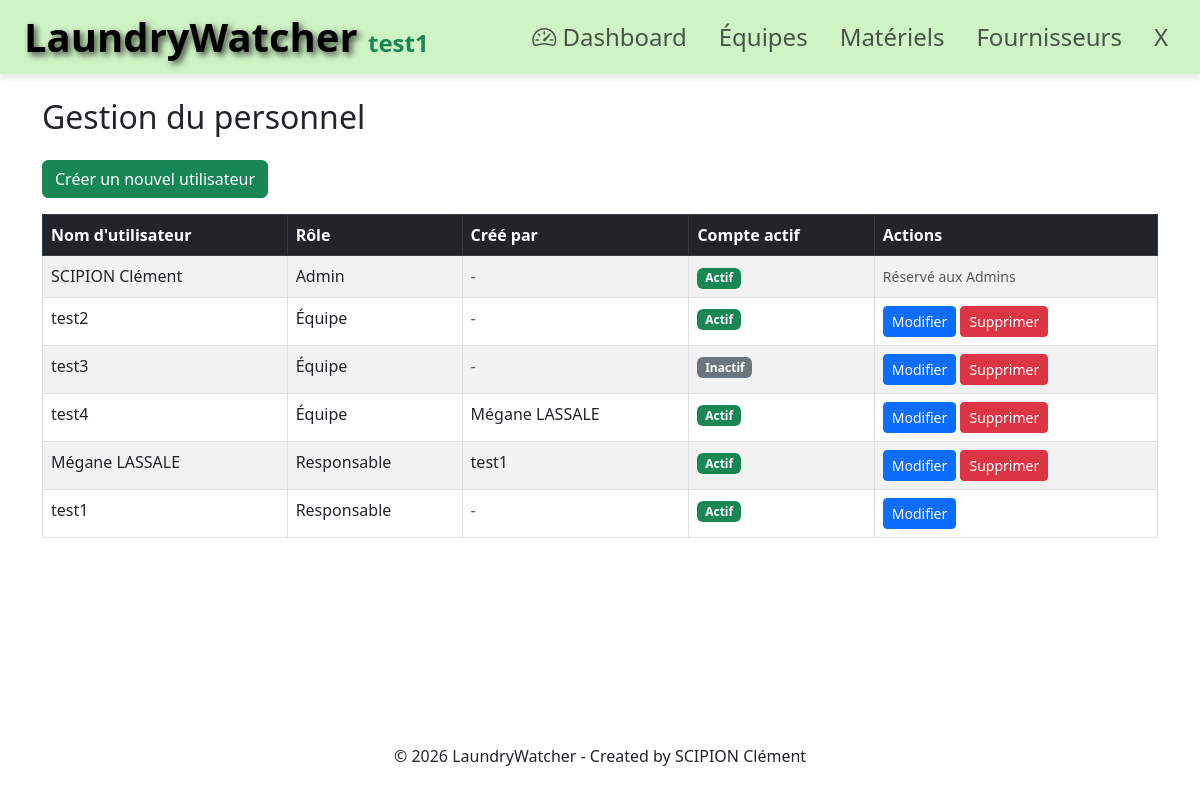
The page /staff/ (signed in) on the database its author committed.
### authentication/models.py (models this page shows, shortened)
class User(AbstractUser):
    username = models.CharField(
        max_length=150,
        unique=True,
        validators=[UsernameWithSpacesValidator()],
        error_messages={
            'unique': "Un utilisateur avec ce nom existe déjà.",
        },
    )
    ADMIN = 'ADMIN'
    DIRECTOR = 'DIRECTOR'
    CREW = 'CREW'
    ROLE_CHOICES = [
        (ADMIN, 'Admin'),
        (DIRECTOR, 'Responsable'),
        (CREW, 'Équipe'),
    ]
    role = models.CharField(max_length=15, choices=ROLE_CHOICES, default=CREW)
    still_active = models.BooleanField(default=True)
    created_by = models.ForeignKey(
        settings.AUTH_USER_MODEL,
        on_delete=models.SET_NULL,
        null=True,
        blank=True,
        related_name='created_users'
    )
    revoked_by = models.ForeignKey(
        settings.AUTH_USER_MODEL,
        on_delete=models.SET_NULL,
        null=True,
        blank=True,
        related_name='revoked_users'
    )
    date_start_contract = models.DateField(
        null=True,
        blank=True,
        verbose_name="Date début contrat"
    )
    date_end_contract = models.DateField(
        null=True,
        blank=True,
        verbose_name="Date fin contrat"
    )
    class Meta:
        verbose_name = "Utilisateur"
        verbose_name_plural = "Utilisateurs"
        indexes = [
            models.Index(fields=['role'], name='user_role_idx'),
            models.Index(fields=['still_active'], name='user_active_idx'),
            models.Index(fields=['date_end_contract'], name='user_end_contract_idx'),
            models.Index(
                fields=['role', 'still_active'],
                name='user_role_active_idx'
            ),
            models.Index(
                fields=['role', 'date_end_contract'],
                name='user_role_contract_idx'
            ),
        ]

### core/views.py (the view)
# urls.py: path('staff/', core.views.staff_management, name='staff_management'),
@login_required
@permission_required('authentication.view_user', raise_exception=True)
def staff_management(request):
    users = User.objects.all().order_by('role', 'username')
    return render(request, 'staff_management.html', {'users': users})

### authentication/templatetags/auth_extras.py (called while the page is built)
@register.filter(name='has_group')
def has_group(user, group_name):
    if not user.is_authenticated:
        return False
    return user.groups.filter(name=group_name).exists()

### core/templates/staff_management.html (shortened to what this page needs)
{% extends 'base.html' %}
{% load static %}
{% load auth_extras %}
{% block content %}
<div class="container mt-4">
    <h2 class="mb-4">Gestion du personnel</h2>
    <div class="mb-3">
        <a href="{% url 'create_user' %}" class="btn btn-success">Créer un nouvel utilisateur</a>
    </div>
    <div class="table-responsive">
        <table class="table table-striped table-bordered">
            <thead class="table-dark">
                <tr>
                    <th>Nom d'utilisateur</th>
                    <th>Rôle</th>
                    <th>Créé par</th>
                    <th>Compte actif</th>
                    <th>Actions</th>
                </tr>
            </thead>
            <tbody>
                {% for user in users %}
                <tr class="clickable-row" style="cursor: pointer;" data-modal-id="userDetailModal{{ user.id }}">
                    <td>{{ user.username }}</td>
                    <td>{{ user.get_role_display }}</td>
                    <td>
                        {% if user.created_by %}
                            {{ user.created_by.username }}
                        {% else %}
                            <span class="text-muted">-</span>
                        {% endif %}
                    </td>
                    <td>
                        {% if user.is_active %}
                            <span class="badge bg-success">Actif</span>
                        {% else %}
                            <span class="badge bg-secondary">Inactif</span>
                        {% endif %}
                    </td>
                    <td onclick="event.stopPropagation();">
                        {% if user.role == 'ADMIN' and not request.user|has_group:"Admin" %}
                            <span class="text-muted small">Réservé aux Admins</span>
                        {% elif user.id == request.user.id %}
                            <a href="{% url 'change_user' user_id=user.id %}" class="btn btn-sm btn-primary">Modifier</a>
                        {% else %}
                            <a href="{% url 'change_user' user_id=user.id %}" class="btn btn-sm btn-primary">Modifier</a>
                            <button type="button" class="btn btn-sm btn-danger"
                                    data-bs-toggle="modal"
                                    data-bs-target="#deleteModal{{ user.id }}"
                                    data-username="{{ user.username }}"
                                    onclick="event.stopPropagation();">
                                Supprimer
                            </button>
                        {% endif %}
                    </td>
                </tr>
                {% endfor %}
            </tbody>
        </table>
    </div>
</div>
{% endblock %}

### LaundryWatcher/templates/base.html (shortened to what this page needs)
{% load static %}
{% load auth_extras %}
<!DOCTYPE html>
<html lang="fr">
<head>
    <link href="https://cdn.jsdelivr.net/npm/bootstrap@5.3.0/dist/css/bootstrap.min.css" rel="stylesheet">
    <link rel="stylesheet" href="https://cdn.jsdelivr.net/npm/bootstrap-icons@1.11.0/font/bootstrap-icons.css">
    <link rel="stylesheet" href="{% static 'css/styles.css' %}">
</head>
<body>
    {% if user.is_authenticated %}
    <nav class="navbar navbar-expand-lg navbar-light sticky-top shadows-sm py-2"
        style="background-color: rgb(206, 243, 197); box-shadow: 0 4px 6px rgba(0, 0, 0, 0.1);">
        <div class="container-fluid px-4">
            {% if request.user|has_group:"Admin" or request.user|has_group:"Responsable" %}
            <a class="navbar-brand d-none d-lg-block" href="{% url 'dashboard' %}">
            {% else %}
            <a class="navbar-brand d-none d-lg-block" href="{% url 'home' %}">
            {% endif %}
                <h1 class="display-6 fw-bolder text-black mb-0"
                style="text-shadow: 3px 3px 6px rgba(0, 0, 0, 0.7);">
                LaundryWatcher
                <span class="text-success fs-4 mb-0" style="text-shadow: none;">{{ user.username }}</span>
                </h1>
            </a>
                <div class="collapse navbar-collapse justify-content-end" id="navbarNav">
                    <div class="navbar-nav fs-4 gap-3 text-end text-lg-start">
                        {% if request.user|has_group:"Admin" or request.user|has_group:"Responsable" %}
                        <a class="nav-link" {% if request.resolver_match.url_name == 'dashboard' %}active fw-bold{%endif %} href="{% url 'dashboard' %}">
                            <i class="bi bi-speedometer2"></i> Dashboard
                        </a>
                        <a class="nav-link" {% if request.resolver_match.url_name == 'staff-management' %}active fw-bold{%endif %} href="{% url 'staff_management' %}">Équipes</a>
                        {% endif %}
                        <a class="nav-link" {% if request.resolver_match.url_name == 'supplies-management' %}active fw-bold{%endif %} href="{% url 'supplies_management' %}">Matériels</a>
                        <a class="nav-link" {% if request.resolver_match.url_name == 'suppliers-management' %}active fw-bold{%endif %} href="{% url 'suppliers_management' %}">Fournisseurs</a>
                        <button type="button" class="nav-link bg-transparent border-0"
                                data-bs-toggle="modal"
                                data-bs-target="#logoutModal"
                                style="cursor: pointer;">X</button>
                    </div>
        </div>
    </nav>
    {% endif %}
    <main>
        {% block content %}
        {% endblock %}
    </main>
    <footer>
        <p>&copy; 2026 LaundryWatcher - Created by SCIPION Clément</p>
    </footer>
</body>
</html>

### LaundryWatcher/templates/base.html (style rules this page uses)
body { min-height: 100vh; display: flex; flex-direction: column; }
main { flex: 1; }
footer { margin-top: auto; padding: 1rem 0; text-align: center; }

### rows shown on the page
User: username "test1", role "Responsable", is_active "Actif", shows "Modifier"
User: username "SCIPION Clément", role "Admin", is_active "Actif", shows "Réservé aux Admins"
User: username "test2", role "Équipe", is_active "Actif"
User: username "test3", role "Équipe", is_active "Inactif"
User: username "test4", role "Équipe", created_by.username "Mégane LASSALE", is_active "Actif"
User: username "Mégane LASSALE", role "Responsable", created_by.username "test1", is_active "Actif"
